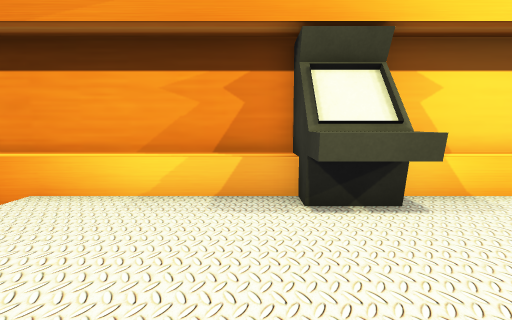
View 1 (above)

16 first-person views from a walk through a scene from a Unity 3-D project. The camera is 1.2 m above the floor, tilts 6° down and sees 80° across. The floor is counted in squares, 1 m on a side. Each view is taken from the middle of a square. On the plan, view 1 faces up. The plan holds only what a view shows up to about 13 squares ahead; the rest is blank. The place goes on beyond the plan. The player character is not drawn. Some surface patterns are stand-ins.

View 2
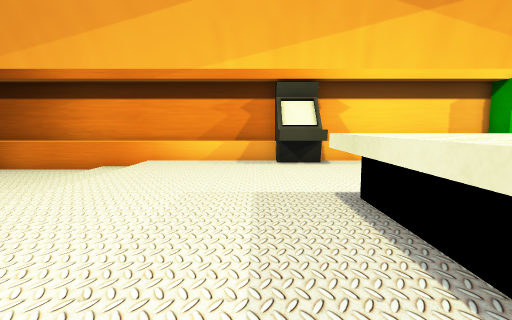

View 3
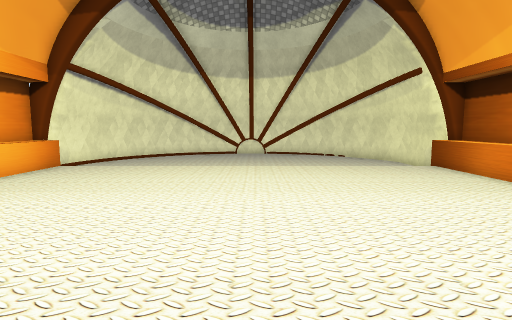

View 4
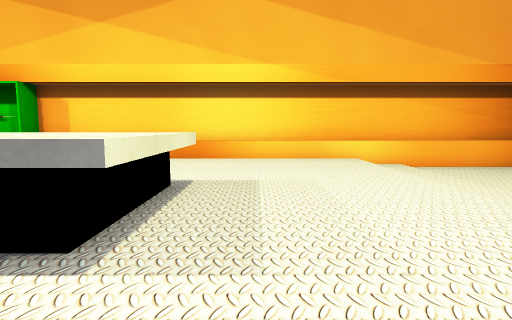

View 5
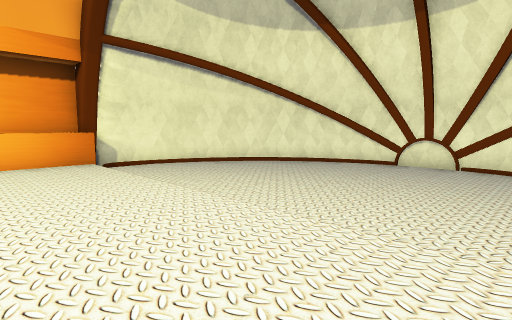

View 6
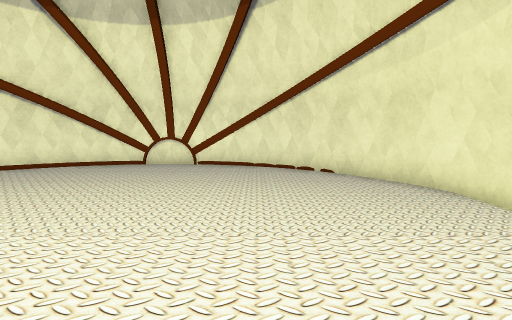

View 7
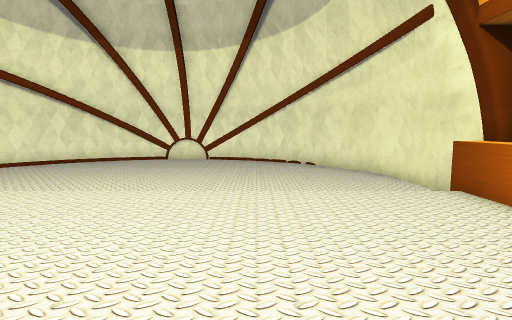

View 8
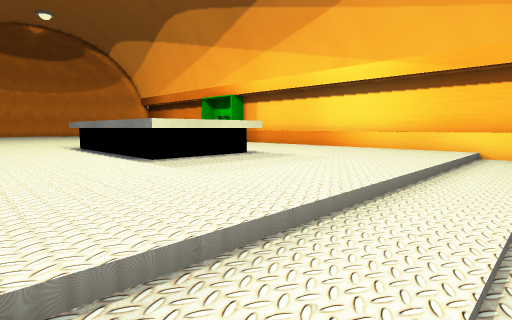

View 9
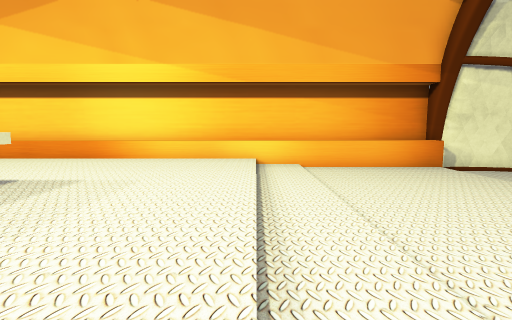

View 10
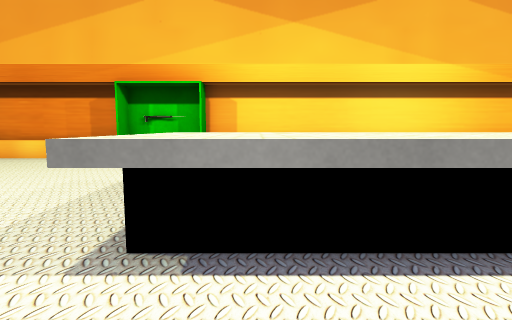

View 11
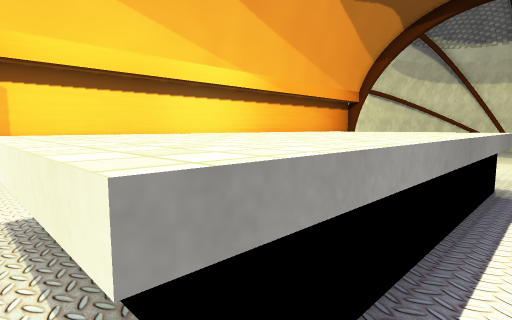

View 12
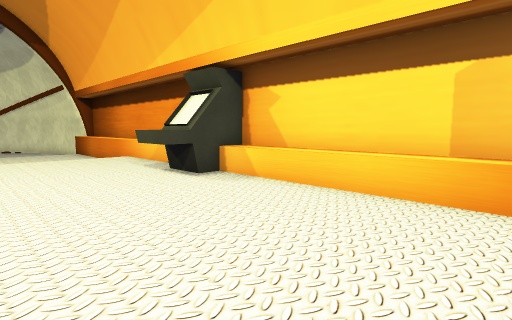

View 13
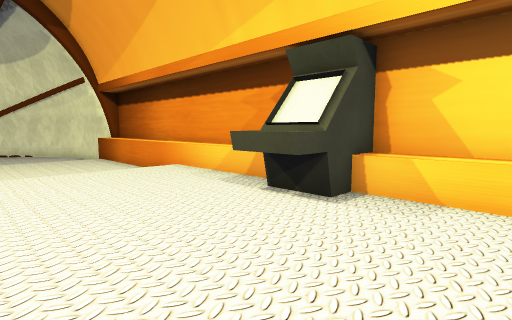

View 14
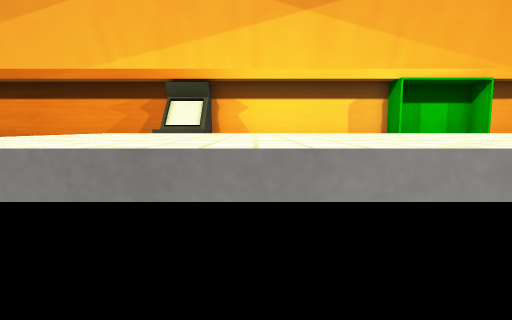

View 15
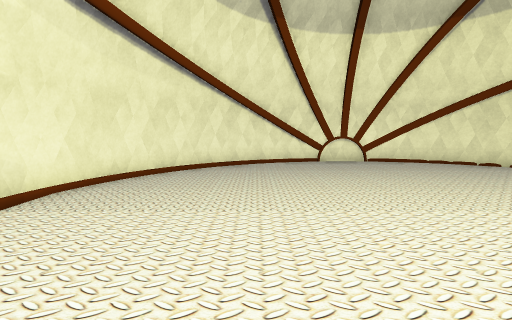

View 16
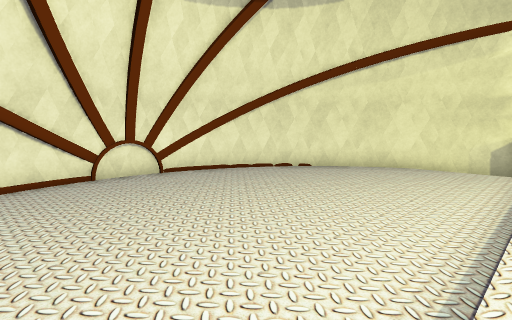

### Floor plan
Key: @ floor where view 1 was taken; # wall or solid block; . main floor; - floor 0.25 m lower than the main floor; _ floor 0.5 m lower than the main floor; / step, stairs or slope; ^ raised ledge; C console; A cabinet.
Columns run from 20 left of view 1 to 9 right of it. Each row starts with its distance up from view 1.
  6      ## #####################A
  5    ###___------//....CC......A
  4   ##_____------//....CC.......
  3  ##______------//.............
  2  #_______------//.............
  1 ##_______------//.............
  0 #________------//...@.........
 -1 #________------//.....^^^^^^^^
 -2 #________------//.....^^^^^^^^
 -3 #________------//.....^^^^^^^^
 -4 #________------//.....^^^^^^^^
 -5 ##_______------//.............
 -6  #_______------//........   ..
 -7  #_______------//........
 -8  ##______------//........
 -9   ##_____------//.........
-10    ####__^^^^^^^^^^^^^^^^^^  ^
-11       ########################

Positions as (right, up) in squares from view 1, and headings:
1: (0, 0), facing up
2: (0, -6), facing up
3: (1, -2), facing left
4: (0, 2), facing down
5: (-8, 1), facing down-left
6: (-8, 1), facing left
7: (-5, 1), facing left
8: (-6, 3), facing down-right
9: (-4, 2), facing down
10: (7, 2), facing down
11: (9, 0), facing down-left
12: (9, 0), facing up-left
13: (5, 0), facing up-left
14: (4, -6), facing up
15: (-7, -6), facing left
16: (-11, -6), facing up-left
